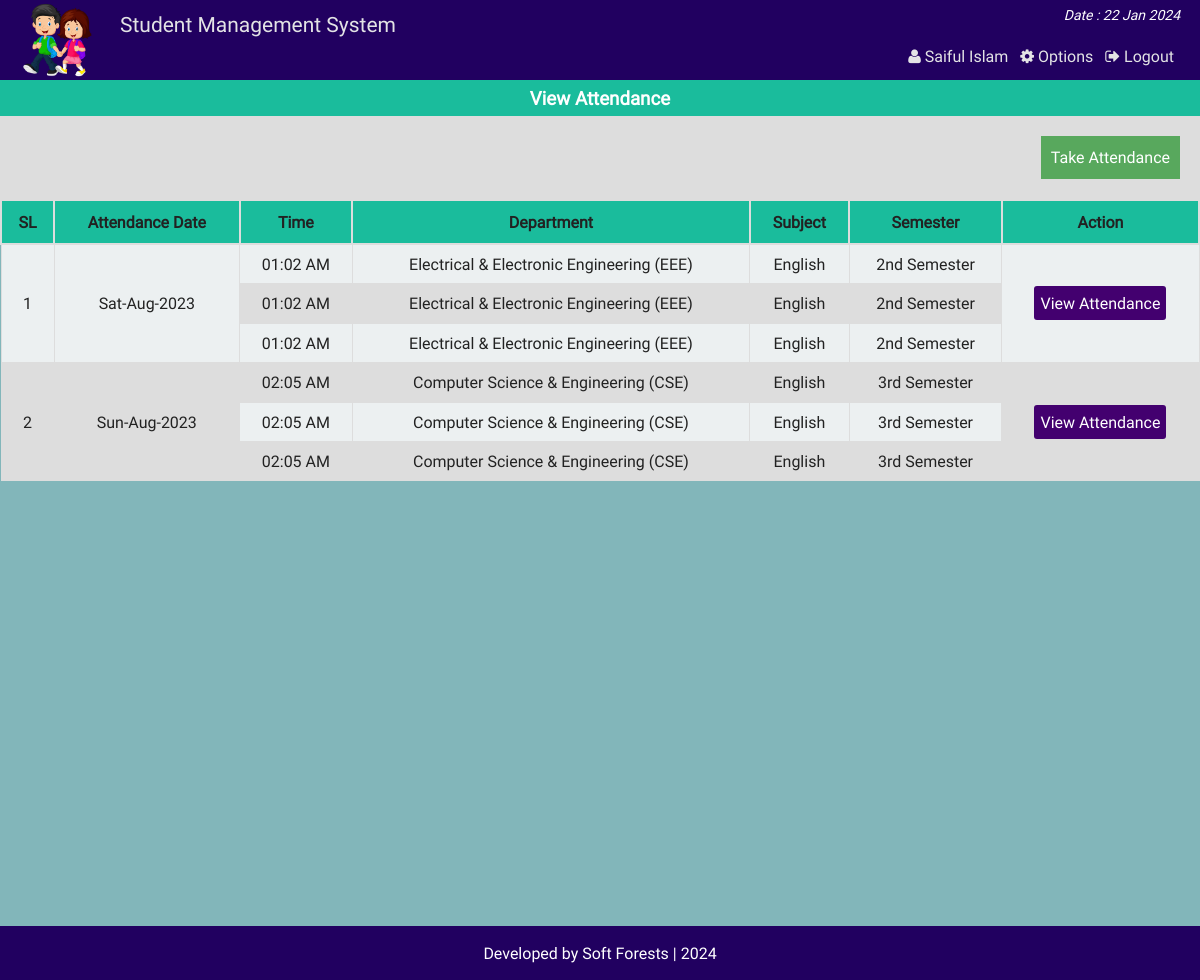
Page /att_view_fc.php (signed in) on the committed database.
### tables this page shows
CREATE TABLE `at_student` (
  `id` int(11) NOT NULL,
  `name` varchar(40) NOT NULL,
  `st_id` int(11) NOT NULL
);

CREATE TABLE `attn` (
  `id` int(11) NOT NULL,
  `st_id` int(11) NOT NULL,
  `atten` varchar(50) NOT NULL,
  `at_date` date NOT NULL,
  `dept` varchar(254) NOT NULL,
  `subt` varchar(254) NOT NULL,
  `at_time` varchar(254) NOT NULL,
  `semester` varchar(254) NOT NULL
);

### php/functions.php (called while the page is built, shortened)
<?php
class login_registration_class{
	public function get_attn_date(){
		global $conn;
		$res = $conn->query("select distinct at_date from attn ");
		return $res;
	}
	public function attn_all_student($date){
		global $conn;
		$res = $conn->query("select at_student.name, attn.*
			from at_student
			inner join attn
			on at_student.st_id = attn.st_id
			where at_date = '$date' ");
		return $res;
	}
};
?>

### att_view_fc.php (the view, shortened to what this page needs)
<?php
	require "php/config.php";
	require_once "php/functions.php";
	$user = new login_registration_class();
?>
<?php
include "php/headertop.php";
?>
<div class="all_student fix">
	<h3 style="text-align:center;color:#fff;margin:0;padding:5px;background:#1abc9c">View Attendance</h3>
		<div  class="fix" style="background:#ddd;padding:20px;">
			<span style="float:right;"> <button style="background:#58A85D;border:none;color:#fff;padding:10px;"><a style="color:#fff;" href="class_att_fc.php">Take Attendance</a></button></span>
		</div>
		<table class="tab_one" style="text-align:center;">
		<tr>
            <th style="text-align:center;">SL</th>
            <th style="text-align:center;">Attendance Date</th>
            <th style="text-align:center;">Time</th>
            <th style="text-align:center;">Department</th>
            <th style="text-align:center;">Subject</th>
            <th style="text-align:center;">Semester</th>
            <th style="text-align:center;">Action</th>
        </tr>
		<?php
        $i = 0;
        $get_attendance_dates = $user->get_attn_date();
        while ($date_row = $get_attendance_dates->fetch_assoc()) {
            $i++;
            $attendance_details = $user->attn_all_student($date_row['at_date']);
        ?>
            <tr>
                <td rowspan="<?php echo mysqli_num_rows($attendance_details); ?>"><?php echo $i;?></td>
                <td rowspan="<?php echo mysqli_num_rows($attendance_details); ?>"><?php echo date('D-M-Y', strtotime($date_row['at_date'])); ?></td>
                <?php
                $first_row = true;
                while ($attendance_row = $attendance_details->fetch_assoc()) {
                    if (!$first_row) {
                        echo '<tr>';
                    }
                ?>
                    <td><?php echo $attendance_row['at_time'];?></td>
                    <td><?php echo $attendance_row['dept'];?></td>
                    <td><?php echo $attendance_row['subt'];?></td>
                    <td><?php echo $attendance_row['semester'];?></td>
                    <?php
                    if ($first_row) {
                        echo '<td rowspan="' . mysqli_num_rows($attendance_details) . '"><a href="att_single_view_fc.php?dt=' . $date_row['at_date'] . '">View Attendance</a></td>';
                    }
                    ?>
                </tr>
                <?php
                $first_row = false;
                }
                ?>
        <?php } ?>
</table>
</div>
<?php include "php/footerbottom.php";?>

### css/main.css (style rules this page uses)
html { color: #222; font-size: 1em; line-height: 1.4; }
a { text-decoration:none; }
.fix { overflow:hidden; }
body { font-family:roboto !important; background-color: #006b747d; }
.st_reg th, td { padding: 8px; }
table.tab_one { width:100%; }
table.tab_one th { background:#1abc9c; padding:10px; font-weight:bold; text-align:left; }
table.tab_one td { border:1px solid #ddd; padding:8px; }
table.tab_one td a { text-decoration:none; background-color: #43006f; padding: 6px; border-radius: 3px; color: #fff; }
table.tab_one tr:nth-child(odd) { background:#ddd; }
table.tab_one tr:nth-child(even) { background:#ecf0f1; }
.all_student { min-height:450px; }
table.att_tab tr,td,th { border:2px solid #ddd; border-collapse:collapse; padding:8px; }

### rows in the picture
at_student: attn.at_time "01:02 AM", attn.dept "Electrical & Electronic Engineering (EEE)", attn.subt "English", attn.semester "2nd Semester", attn.at_time "02:05 AM", attn.dept "Computer Science & Engineering (CSE)", attn.semester "3rd Semester"
at_student: attn.at_time "01:02 AM", attn.dept "Electrical & Electronic Engineering (EEE)", attn.subt "English", attn.semester "2nd Semester", attn.at_time "02:05 AM", attn.dept "Computer Science & Engineering (CSE)", attn.semester "3rd Semester"
at_student: attn.at_time "01:02 AM", attn.dept "Electrical & Electronic Engineering (EEE)", attn.subt "English", attn.semester "2nd Semester", attn.at_time "02:05 AM", attn.dept "Computer Science & Engineering (CSE)", attn.semester "3rd Semester"

### other values in the picture
$fname "Saiful Islam"
date('D-M-Y', strtotime($date_row['at_date'])) "Sat-Aug-2023"
date('D-M-Y', strtotime($date_row['at_date'])) "Sun-Aug-2023"
